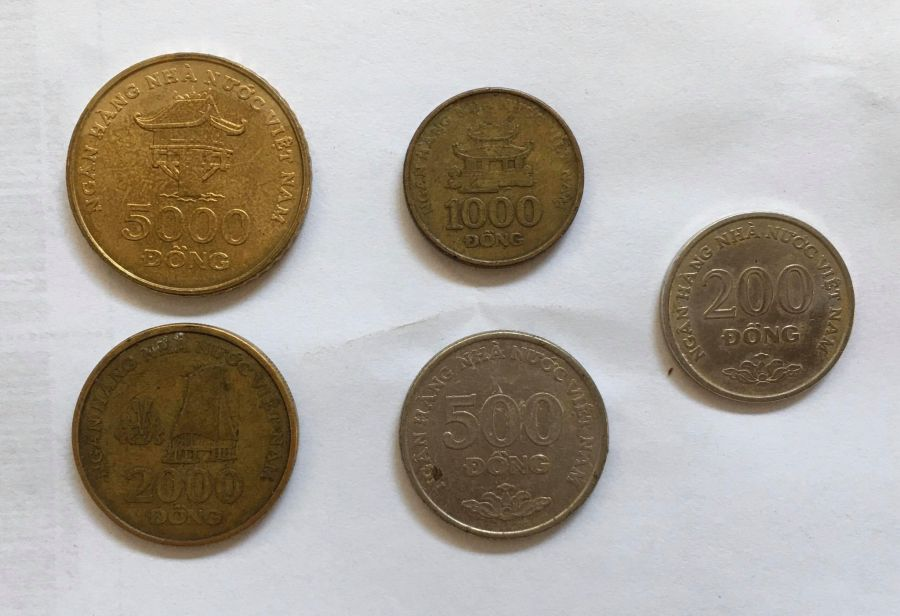
#> input picture opencv/image_processing/coin1.jpg, 900 x 616 px
$ python auto_canny.py --image coin1.jpg
#> lines starting #> are read from the running program, lines starting #| are printed output that depends on the picture; after the words box and inside, x2 and y2 are one past the last pixel; in counts of white or black regions, pixels touching at a corner belong together
import numpy as np
import argparse
import cv2


def auto_canny(image, sigma=0.33):
    v = np.median(image)

    lower = int(max(0, (1.0 - sigma) * v))
    upper = int(min(255, (1.0 + sigma) * v))
    edged = cv2.Canny(image, lower, upper)

    return edged


ap = argparse.ArgumentParser()
ap.add_argument("-i", "--image", type=str, required=True,
                help="path to input image")
args = vars(ap.parse_args())

image = cv2.imread(args["image"])
#> image is the input picture: shape (616, 900, 3); mean B, G, R 156.8, 165.9, 173
gray = cv2.cvtColor(image, cv2.COLOR_BGR2GRAY)
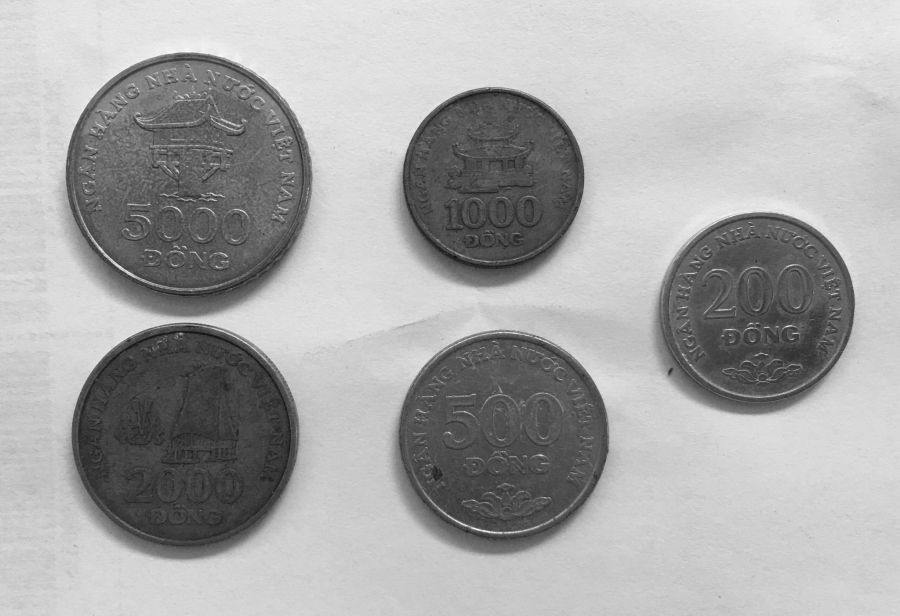
#> gray: shape (616, 900); min 13, max 250, mean 167
blurred = cv2.GaussianBlur(gray, (5, 5), 0)

wide = cv2.Canny(blurred, 10, 200)
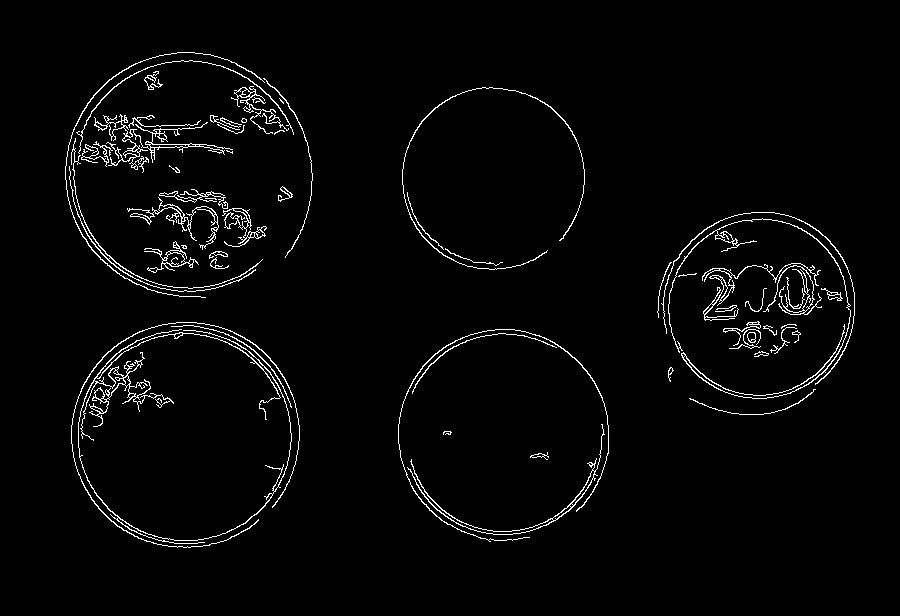
#> wide: shape (616, 900); 2.6% white in thin lines or dots, all inside (x1, y1, x2, y2) = (65, 52, 855, 548)
mid = cv2.Canny(blurred, 30, 150)
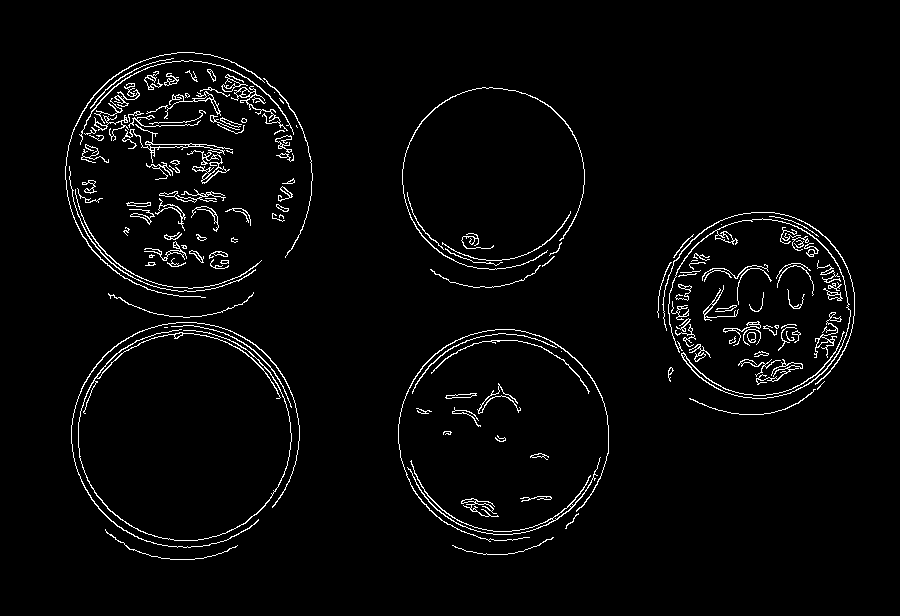
#> mid: shape (616, 900); 3% white in thin lines or dots, all inside (x1, y1, x2, y2) = (65, 52, 855, 560)
tight = cv2.Canny(blurred, 240, 250)
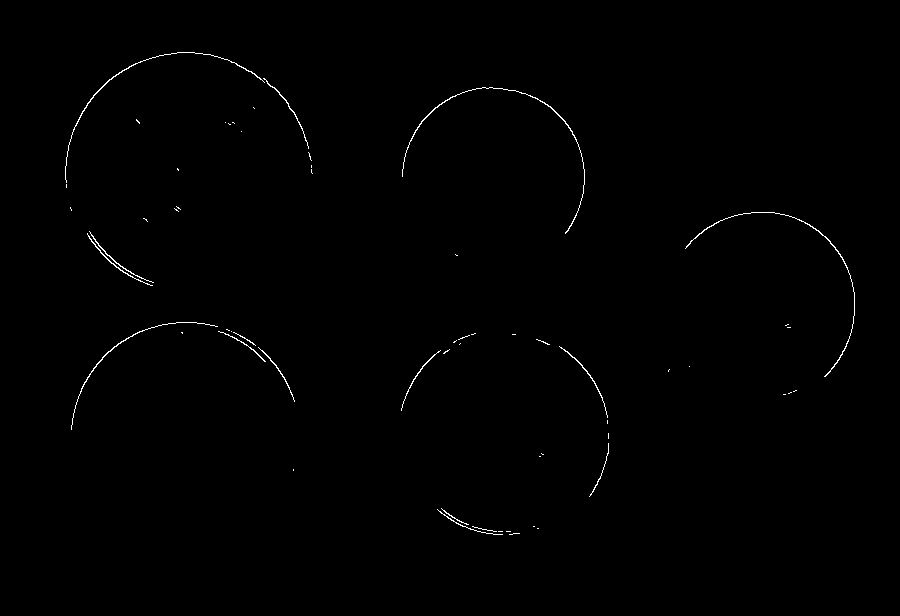
#> tight: shape (616, 900); 0.44% white in thin lines or dots, all inside (x1, y1, x2, y2) = (65, 52, 855, 535)
auto = auto_canny(blurred)
#> in auto_canny, `v = np.median(image)`: v = 203
#> in auto_canny, `lower = int(max(0, (1.0 - sigma) * v))`: lower = 136
#> in auto_canny, `upper = int(min(255, (1.0 + sigma) * v))`: upper = 255
#> in auto_canny, `edged = cv2.Canny(image, lower, upper)`:
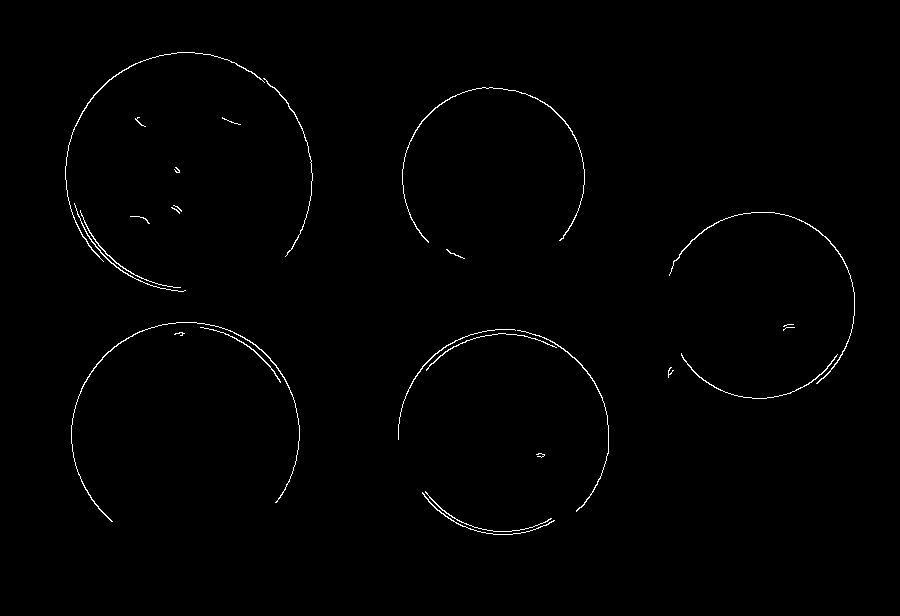
#> edged: shape (616, 900); 0.74% white in thin lines or dots, all inside (x1, y1, x2, y2) = (65, 52, 855, 535)

cv2.imshow("Original", image)
cv2.imshow("Edges", np.vstack([
    np.hstack([wide, mid]),
    np.hstack([tight, auto])
]))
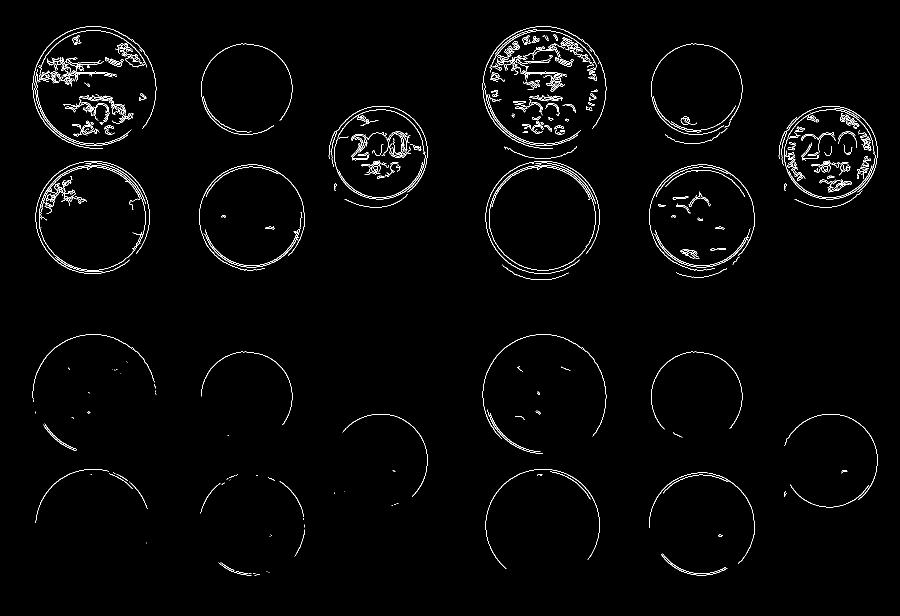
#> window 'Edges': shape (1232, 1800) (shown at 1/2 size); 1.7% white in thin lines or dots, all inside (x1, y1, x2, y2) = (65, 52, 1755, 1151)

cv2.waitKey(0)

$ run again, on opencv/image_processing/pill.png
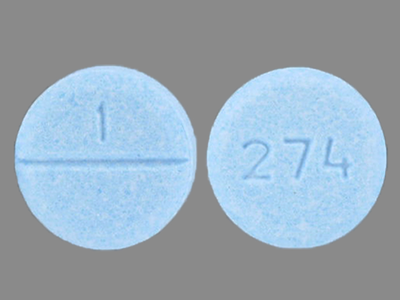
#> input picture opencv/image_processing/pill.png, 400 x 300 px
#> image is the input picture: shape (300, 400, 3); mean B, G, R 183.3, 169.7, 152.7
#> `wide = cv2.Canny(blurred, 10, 200)`:
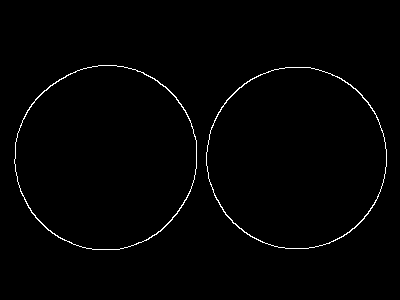
#> wide: shape (300, 400); 1.1% white in thin lines or dots, all inside (x1, y1, x2, y2) = (14, 65, 387, 250)
#> tight: shape (300, 400); 0.23% white in thin lines or dots, all inside (x1, y1, x2, y2) = (18, 71, 380, 240)
#> v = 138
#> lower = 92
#> upper = 183
#> `cv2.imshow("Edges", np.vstack([ np.hstack([wide, mid]), np.hstack([tig..`:
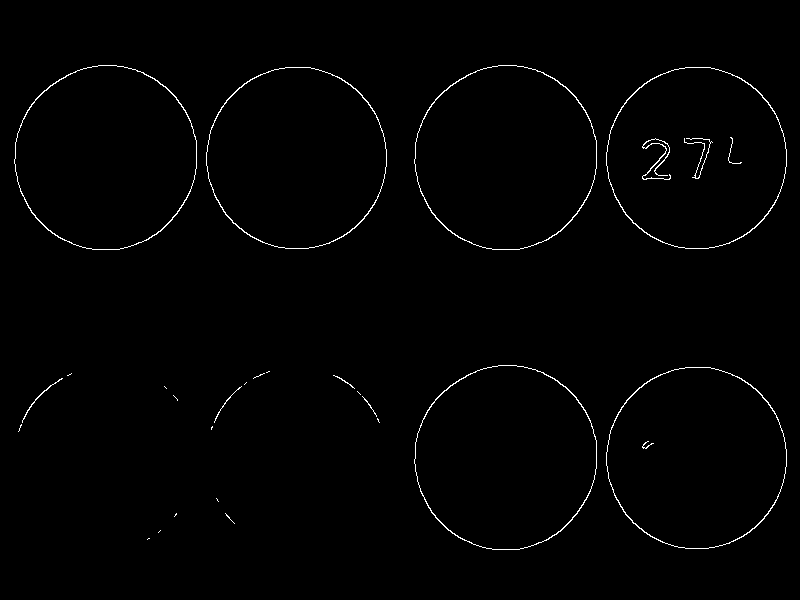
#> window 'Edges': shape (600, 800); 0.98% white in thin lines or dots, all inside (x1, y1, x2, y2) = (14, 65, 787, 550)
